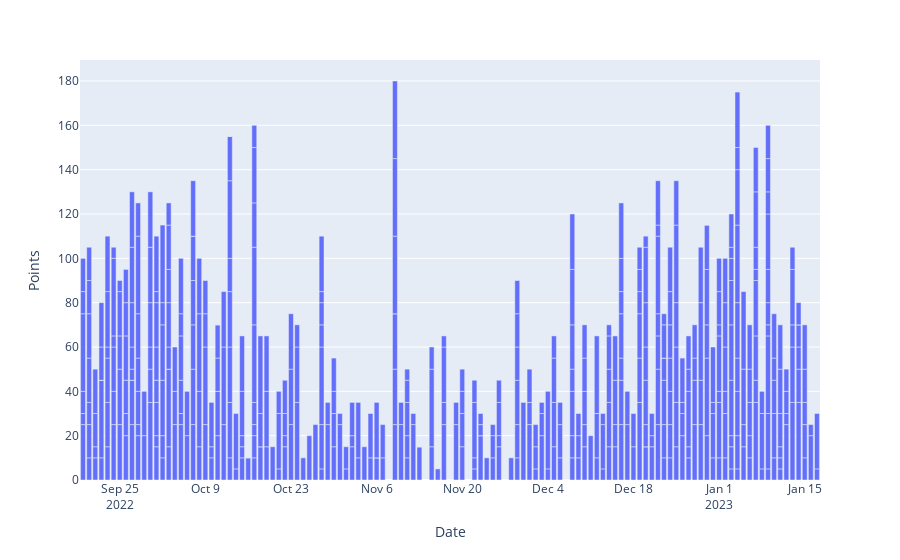

This figure's notebook cell:
### Markdown cell above
## 1. Result

### Code cell
fig = px.bar(b_trtr, x='Date', y='Points')
fig.show()

### Figure 1 — Plotly figure (JSON) as saved in the notebook; plotly's stock layout.template omitted (floating-point values rounded to 4 significant figures; data arrays with more than 128 entries replaced by an {"elided": "..."} marker saying what was removed)
{"data": [{"alignmentgroup": "True", "hovertemplate": "Date=%{x}<br>Points=%{y}<extra></extra>", "legendgroup": "", "marker": {"color": "#636efa", "pattern": {"shape": ""}}, "name": "", "offsetgroup": "", "orientation": "v", "showlegend": false, "textposition": "auto", "type": "bar", "x": {"elided": "503 str values"}, "xaxis": "x", "y": {"elided": "503 int values"}, "yaxis": "y"}], "layout": {"barmode": "relative", "legend": {"tracegroupgap": 0}, "margin": {"t": 60}, "xaxis": {"anchor": "y", "domain": [0, 1], "title": {"text": "Date"}}, "yaxis": {"anchor": "x", "domain": [0, 1], "title": {"text": "Points"}}}}
